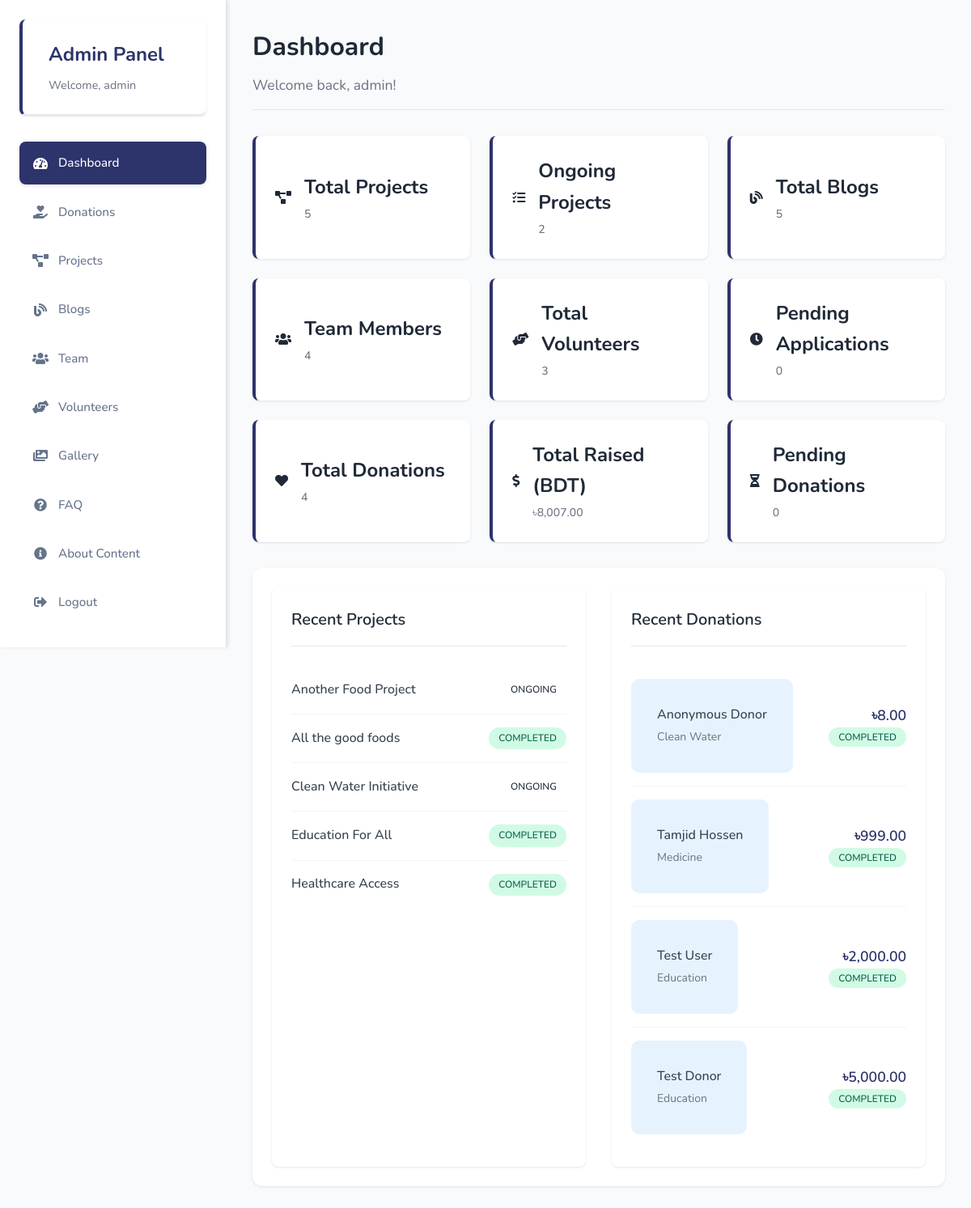
Page /admin/dashboard.php (signed in) on the earlier database version.
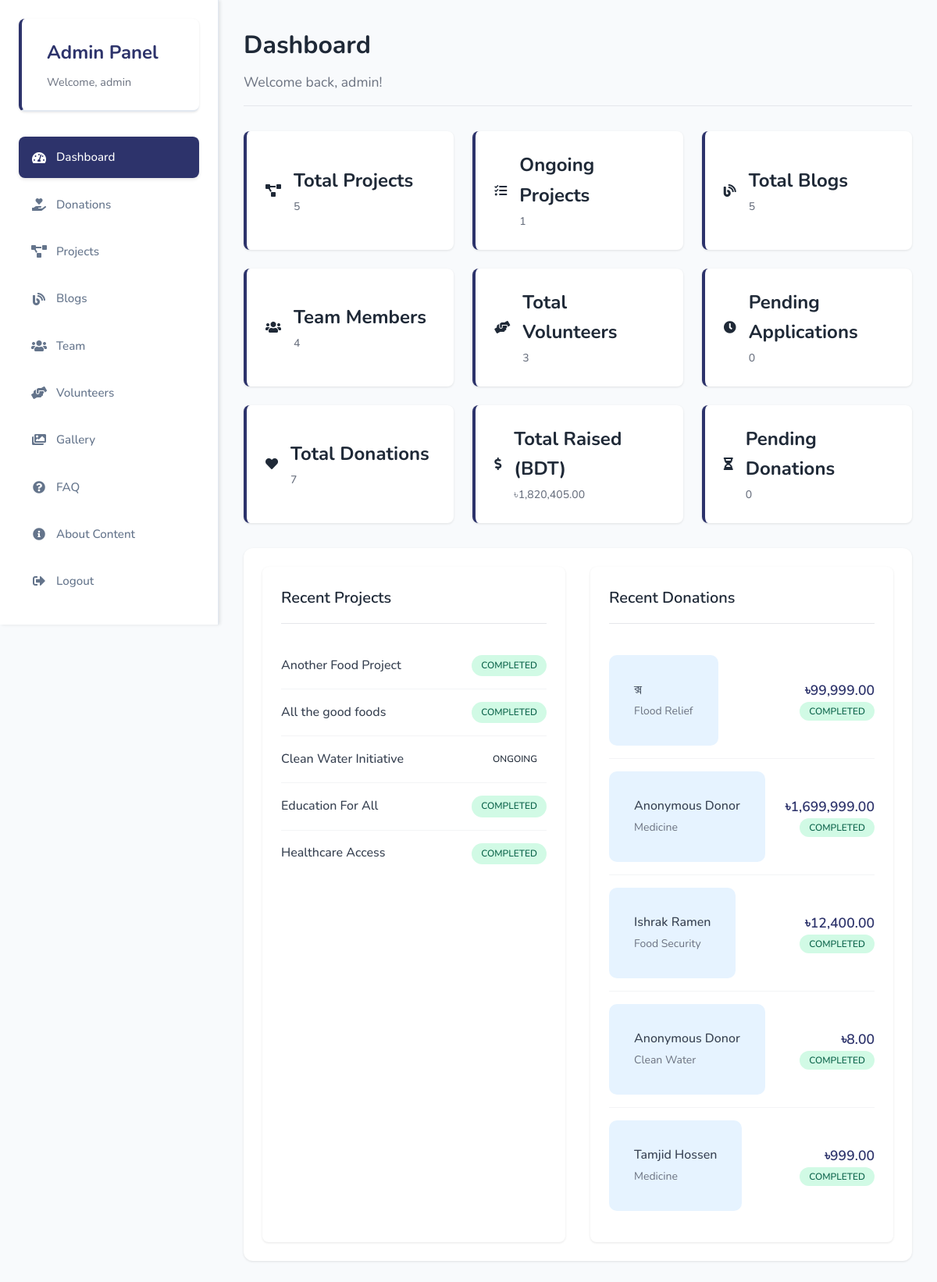
Same page on the later database version.
### tables this page shows
CREATE TABLE `projects` (
  `id` int(11) NOT NULL,
  `title` varchar(100) NOT NULL,
  `description` text DEFAULT NULL,
  `image` varchar(255) DEFAULT NULL,
  `status` enum('ongoing','completed','paused','cancelled') DEFAULT 'ongoing',
  `created_at` timestamp NOT NULL DEFAULT current_timestamp(),
  `is_deleted` tinyint(1) DEFAULT 0,
  `end_date` date DEFAULT NULL
);

CREATE TABLE `donations` (
  `id` int(11) NOT NULL,
  `donor_name` varchar(255) NOT NULL,
  `email` varchar(255) NOT NULL,
  `phone` varchar(20) DEFAULT NULL,
  `amount_usd` decimal(10,2) NOT NULL,
  `amount_bdt` decimal(10,2) NOT NULL,
  `purpose` varchar(100) NOT NULL,
  `is_anonymous` tinyint(1) DEFAULT 0,
  `message` text DEFAULT NULL,
  `transaction_id` varchar(100) DEFAULT NULL,
  `payment_status` enum('pending','completed','failed') DEFAULT 'pending',
  `payment_method` varchar(50) DEFAULT NULL,
  `receipt_generated` tinyint(1) DEFAULT 0,
  `donated_at` timestamp NOT NULL DEFAULT current_timestamp(),
  `created_at` timestamp NOT NULL DEFAULT current_timestamp(),
  `updated_at` timestamp NOT NULL DEFAULT current_timestamp() ON UPDATE current_timestamp()
);

### admin/dashboard.php (the view, shortened to what the changed rows need)
<?php
$conn = mysqli_connect(DB_HOST, DB_USER, DB_PASS, DB_NAME);
$stats = array();
$result = mysqli_query($conn, "SELECT COUNT(*) as count FROM projects");
$stats['projects'] = mysqli_fetch_assoc($result)['count'];
$result = mysqli_query($conn, "SELECT COUNT(*) as count FROM projects WHERE status = 'ongoing'");
$stats['ongoing_projects'] = mysqli_fetch_assoc($result)['count'];
$result = mysqli_query($conn, "SELECT COUNT(*) as count FROM blogs");
$stats['blogs'] = mysqli_fetch_assoc($result)['count'];
$result = mysqli_query($conn, "SELECT COUNT(*) as count FROM team_members");
$stats['team_members'] = mysqli_fetch_assoc($result)['count'];
$result = mysqli_query($conn, "SELECT COUNT(*) as count FROM volunteers");
$stats['volunteers'] = mysqli_fetch_assoc($result)['count'];
$result = mysqli_query($conn, "SELECT COUNT(*) as count FROM volunteers WHERE status = 'pending'");
$stats['pending_volunteers'] = mysqli_fetch_assoc($result)['count'];
$result = mysqli_query($conn, "SELECT COUNT(*) as count FROM donations");
$stats['total_donations'] = mysqli_fetch_assoc($result)['count'];
$result = mysqli_query($conn, "SELECT SUM(amount_bdt) as total FROM donations WHERE payment_status = 'completed'");
$total_amount_result = mysqli_fetch_assoc($result);
$stats['total_amount_bdt'] = $total_amount_result['total'] ?? 0;
$result = mysqli_query($conn, "SELECT COUNT(*) as count FROM donations WHERE payment_status = 'pending'");
$stats['pending_donations'] = mysqli_fetch_assoc($result)['count'];
$recent_projects = mysqli_query($conn, "SELECT * FROM projects ORDER BY id DESC LIMIT 5");
$recent_donations = mysqli_query($conn, "SELECT * FROM donations ORDER BY id DESC LIMIT 5");
?>
<!DOCTYPE html>
<html lang="en">
<head>
    <title>Admin Dashboard - <?php echo SITE_NAME; ?></title>    <link rel="stylesheet" href="../assets/css/style.css">
    <link rel="stylesheet" href="../assets/css/admin.css">
    <link rel="stylesheet" href="https://cdnjs.cloudflare.com/ajax/libs/font-awesome/5.15.4/css/all.min.css">
</head>
<body>
    <div class="admin-dashboard">
        <main class="admin-main">
            <div class="dashboard-header">
                <h1>Dashboard</h1>
            </div>
            <div class="stats-grid">
                <div class="stat-card">
                    <div class="stat-content">
                        <h3>Ongoing Projects</h3>
                        <p><?php echo $stats['ongoing_projects']; ?></p>
                    </div>
                </div>
                <div class="stat-card">
                    <div class="stat-content">
                        <h3>Total Donations</h3>
                        <p><?php echo $stats['total_donations']; ?></p>
                    </div>
                </div>
                <div class="stat-card">
                    <div class="stat-content">
                        <h3>Total Raised (BDT)</h3>
                        <p>৳<?php echo number_format($stats['total_amount_bdt'], 2); ?></p>
                    </div>
                </div>
            </div>            <div class="dashboard-content">
                <div class="dashboard-grid">
                    <div class="recent-projects">
                        <h2>Recent Projects</h2>
                        <div class="projects-list">
                            <?php if (mysqli_num_rows($recent_projects) > 0): ?>
                                <?php while ($project = mysqli_fetch_assoc($recent_projects)): ?>
                                    <div class="project-item">
                                        <h3><?php echo htmlspecialchars($project['title']); ?></h3>
                                        <span class="status <?php echo $project['status']; ?>">
                                            <?php echo ucfirst($project['status']); ?>
                                        </span>
                                    </div>
                                <?php endwhile; ?>
                            <?php else: ?>
                                <p>No projects found.</p>
                            <?php endif; ?>
                        </div>
                    </div>
                    <div class="recent-donations">
                        <h2>Recent Donations</h2>
                        <div class="donations-list">
                            <?php if (mysqli_num_rows($recent_donations) > 0): ?>
                                <?php while ($donation = mysqli_fetch_assoc($recent_donations)): ?>
                                    <div class="donation-item">
                                        <div class="donation-info">
                                            <h4>
                                                <?php
                                                if ($donation['is_anonymous']) {
                                                    echo "Anonymous Donor";
                                                } else {
                                                    echo htmlspecialchars($donation['donor_name']);
                                                }
                                                ?>
                                            </h4>
                                            <p><?php echo htmlspecialchars($donation['purpose'] ?? 'General'); ?></p>
                                        </div>
                                        <div class="donation-amount">
                                            <span class="amount">৳<?php echo number_format($donation['amount_bdt'], 2); ?></span>
                                            <span class="status <?php echo $donation['payment_status']; ?>">
                                                <?php echo ucfirst($donation['payment_status']); ?>
                                            </span>
                                        </div>
                                    </div>
                                <?php endwhile; ?>
                            <?php else: ?>
                                <p>No donations found.</p>
                            <?php endif; ?>
                        </div>
                    </div>
                </div>
            </div>
        </main>
    </div>
</body>
</html>

Differences in the rows shown:
no longer on this page (row unchanged): donations: donor_name "Test User", purpose "Education", amount_bdt "2,000.00", payment_status "COMPLETED"
no longer on this page (row unchanged): donations: donor_name "Test Donor", purpose "Education", amount_bdt "5,000.00", payment_status "COMPLETED"
changed projects "Another Food Project": status "ONGOING" → "COMPLETED"
added donations: donor_name "ক্স", purpose "Flood Relief", amount_bdt "99,999.00", payment_status "COMPLETED"
added donations: is_anonymous "Anonymous Donor", purpose "Medicine", amount_bdt "1,699,999.00", payment_status "COMPLETED"
added donations: donor_name "Ishrak Ramen", purpose "Food Security", amount_bdt "12,400.00", payment_status "COMPLETED"
Other differences:
$stats['ongoing_projects']: "2" → "1"
$stats['total_donations']: "4" → "7"
$stats['total_amount_bdt']: "8,007.00" → "1,820,405.00"
